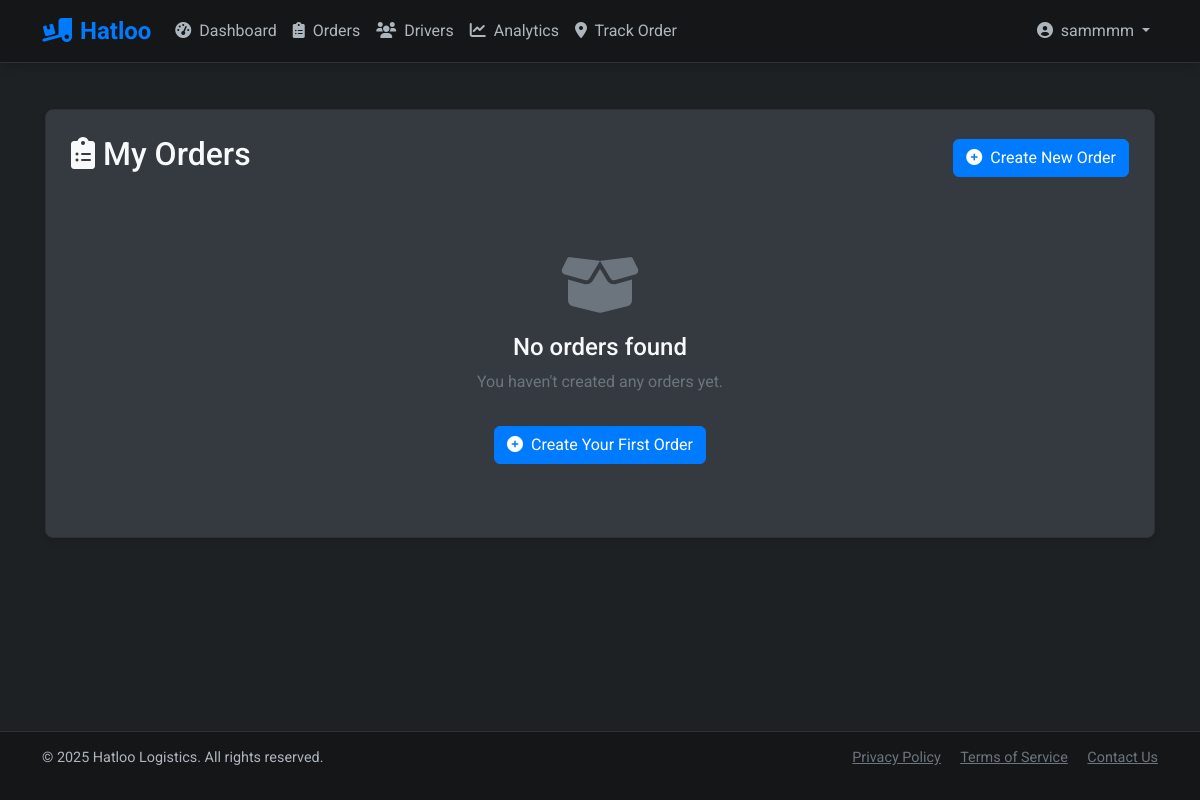
/orders/ (signed in), run on an earlier commit of the app's database.
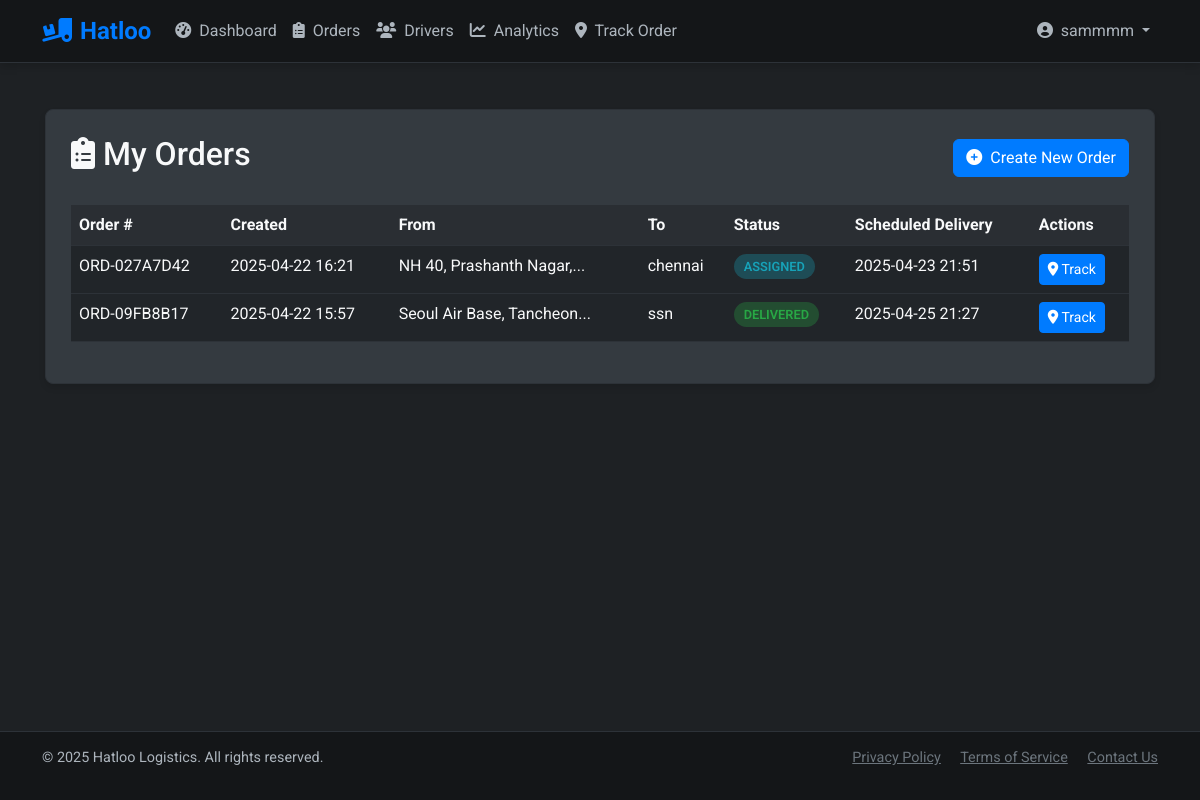
And on a later commit of the database.
### models.py (models this page shows, shortened)
class Order(db.Model):
    id = db.Column(db.Integer, primary_key=True)
    customer_id = db.Column(db.Integer, db.ForeignKey('user.id'), nullable=False)
    driver_id = db.Column(db.Integer, db.ForeignKey('driver.id'), nullable=True)
    order_number = db.Column(db.String(20), unique=True, nullable=False)
    pickup_address = db.Column(db.String(255), nullable=False)
    pickup_lat = db.Column(db.Float, nullable=False)
    pickup_lng = db.Column(db.Float, nullable=False)
    delivery_address = db.Column(db.String(255), nullable=False)
    delivery_lat = db.Column(db.Float, nullable=False)
    delivery_lng = db.Column(db.Float, nullable=False)
    package_weight = db.Column(db.Float, nullable=False)
    package_description = db.Column(db.Text, nullable=True)
    status = db.Column(db.String(20), default=STATUS_PENDING)
    created_at = db.Column(db.DateTime, default=datetime.utcnow)
    scheduled_pickup = db.Column(db.DateTime, nullable=True)
    scheduled_delivery = db.Column(db.DateTime, nullable=True)
    actual_pickup = db.Column(db.DateTime, nullable=True)
    actual_delivery = db.Column(db.DateTime, nullable=True)
    statuses = db.relationship('DeliveryStatus', backref='order', lazy='dynamic')
    route = db.relationship('Route', backref='order', uselist=False)

### routes/orders.py (the view)
@orders_bp.route('/')
@login_required
def list():
    if current_user.is_admin():
        orders = Order.query.order_by(Order.created_at.desc()).all()
    else:
        orders = Order.query.filter_by(customer_id=current_user.id).order_by(Order.created_at.desc()).all()
    return render_template('orders/list.html', title='My Orders', orders=orders)

### models.py (called while the page is built)
    def is_admin(self):
        return self.role == ROLE_ADMIN

### templates/orders/list.html (shortened to what this page needs)
{% extends "layout.html" %}
{% block content %}
<div class="content-card">
    <div class="d-flex justify-content-between align-items-center mb-4">
        <h2><i class="fas fa-clipboard-list me-2"></i>My Orders</h2>
        <a href="{{ url_for('orders.create') }}" class="btn btn-primary">
            <i class="fas fa-plus-circle me-2"></i>Create New Order
        </a>
    </div>
    {% if orders %}
    <div class="table-responsive">
        <table class="table table-dark">
            <thead>
                <tr>
                    <th>Order #</th>
                    <th>Created</th>
                    <th>From</th>
                    <th>To</th>
                    <th>Status</th>
                    <th>Scheduled Delivery</th>
                    <th>Actions</th>
                </tr>
            </thead>
            <tbody>
                {% for order in orders %}
                <tr>
                    <td>{{ order.order_number }}</td>
                    <td>{{ order.created_at.strftime('%Y-%m-%d %H:%M') }}</td>
                    <td>{{ order.pickup_address | truncate(30) }}</td>
                    <td>{{ order.delivery_address | truncate(30) }}</td>
                    <td>
                        <span class="status-badge status-{{ order.status }}">
                            {{ order.status }}
                        </span>
                    </td>
                    <td>
                        {% if order.scheduled_delivery %}
                            {{ order.scheduled_delivery.strftime('%Y-%m-%d %H:%M') }}
                        {% else %}
                            Not scheduled
                        {% endif %}
                    </td>
                    <td>
                        <a href="{{ url_for('orders.track', order_number=order.order_number) }}" class="btn btn-sm btn-primary">
                            <i class="fas fa-map-marker-alt"></i> Track
                        </a>
                    </td>
                </tr>
                {% endfor %}
            </tbody>
        </table>
    </div>
    {% else %}
    <div class="text-center py-5">
        <i class="fas fa-box-open fa-4x text-secondary mb-3"></i>
        <h4>No orders found</h4>
        <p class="text-muted">You haven't created any orders yet.</p>
        <a href="{{ url_for('orders.create') }}" class="btn btn-primary mt-3">
            <i class="fas fa-plus-circle me-2"></i>Create Your First Order
        </a>
    </div>
    {% endif %}
</div>
{% endblock %}

What changed in the data, as far as the page shows it:
added Order: order_number "ORD-027A7D42", created_at "2025-04-22 16:21", pickup_address "NH 40, Prashanth Nagar,...", delivery_address "chennai", status "ASSIGNED", scheduled_delivery "2025-04-23 21:51"
added Order: order_number "ORD-09FB8B17", created_at "2025-04-22 15:57", pickup_address "Seoul Air Base, Tancheon...", delivery_address "ssn", status "DELIVERED", scheduled_delivery "2025-04-25 21:27"
Also different on the page:
text no longer shown: "No orders found You haven't created any orders yet. Create Your First Order"
text now shown: "Order # Created From To Status Scheduled Delivery Actions"
